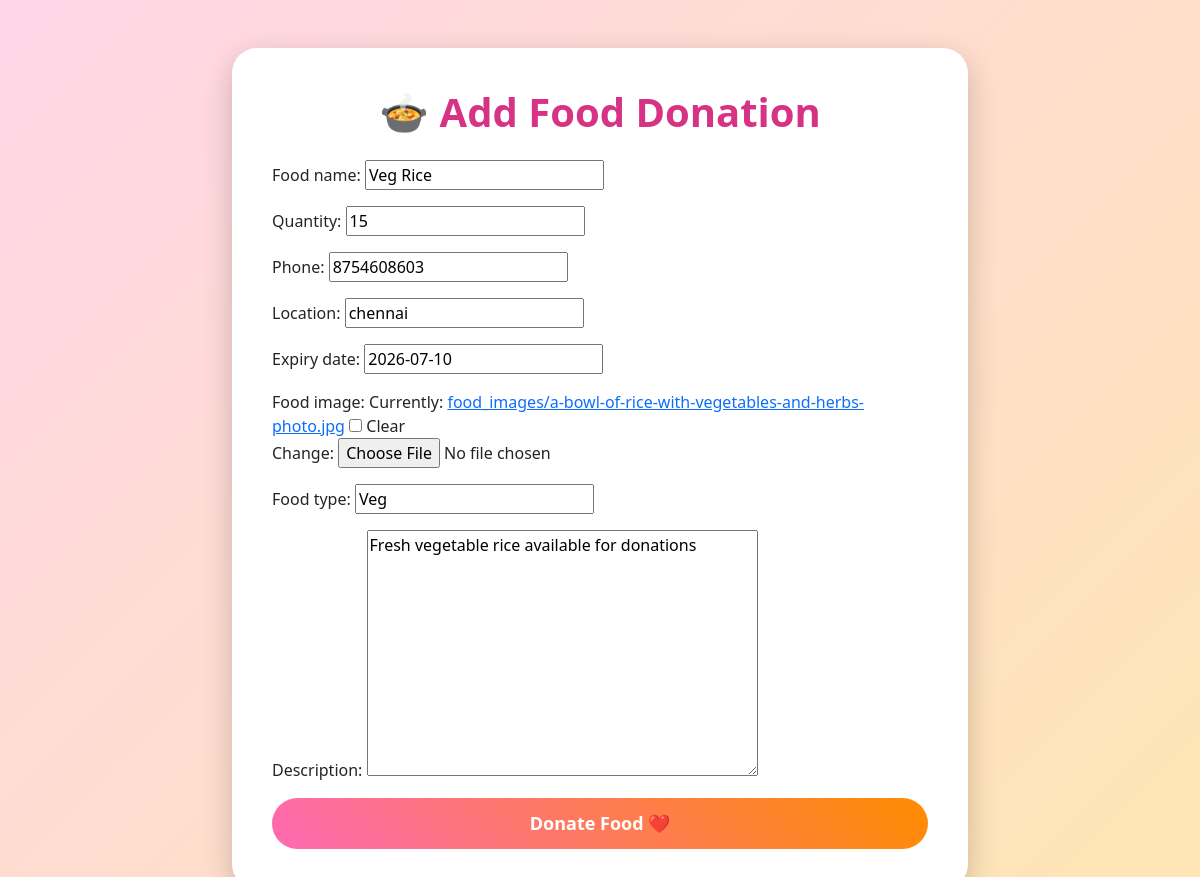
The app's page /edit/12/ with its own data.
### donations/models.py (models this page shows, shortened)
class FoodDonation(models.Model):
    donor = models.ForeignKey(User, on_delete=models.CASCADE, null=True, blank=True)
    food_name = models.CharField(max_length=100)
    quantity = models.IntegerField()
    donor_name = models.CharField(max_length=100)
    phone = models.CharField(max_length=15)
    location = models.CharField(max_length=100)
    expiry_date = models.DateField()
    food_image =models.ImageField(upload_to='food_images/', blank=True, null=True)
    food_type = models.CharField(max_length=50, default="Veg")
    description = models.TextField(blank=True)
    created_at = models.DateTimeField(auto_now_add=True)
    receiver_name = models.CharField(max_length=100, blank=True)
    receiver_phone = models.CharField(max_length=15, blank=True)
    STATUS_CHOICES = [
        ("Available", "Available"),
        ("Requested", "Requested"),
        ("Collected", "Collected"),
    ]
    status = models.CharField(
        max_length=20,
        choices=STATUS_CHOICES,
        default="Available"
    )

### donations/views.py (the view)
# urls.py: path('edit/<int:id>/', views.edit_donation, name='edit_donation'),
def edit_donation(request, id):
    donation = FoodDonation.objects.get(id=id)
    if request.method == 'POST':
        form = FoodDonationForm(request.POST,request.FILES, instance=donation)
        if form.is_valid():
            try:
                form.save()
                print("SAVE SUCCESS")
                return redirect('/')
            except Exception as e:
                print("ERROR =", e)
    else:
        form = FoodDonationForm(instance=donation)
    return render(request, 'donations/add_donation.html', {
        'form': form
    })

### donations/forms.py (shortened to what this page needs)
class FoodDonationForm(forms.ModelForm):
    class Meta:
        model = FoodDonation
        fields = [
            'food_name',
            'quantity',
            'phone',
            'location',
            'expiry_date',
            'food_image',
            'food_type',
            'description',
        ]

### donations/templates/donations/add_donation.html (shortened to what this page needs)
<!DOCTYPE html>
<html>
<head>
    <link href="https://cdn.jsdelivr.net/npm/bootstrap@5.3.3/dist/css/bootstrap.min.css" rel="stylesheet">
</head>
<body>
<div class="container mt-5">
    <div class="row justify-content-center">
        <div class="col-md-8">
            <div class="form-card">
                <h1 class="text-center title mb-4">
                    🍲 Add Food Donation
                </h1>
                <form method="POST" enctype="multipart/form-data">
                    {{ form.as_p }}
                    <button type="submit" class="submit-btn">
                        Donate Food ❤️
                    </button>
                </form>
            </div>
        </div>
    </div>
</div>
</body>
</html>

### donations/templates/donations/add_donation.html (style rules this page uses)
body { background: linear-gradient(135deg,#ffd6e7,#ffe5b4); min-height:100vh; }
.form-card { background:white; border-radius:25px; padding:40px; box-shadow:0px 10px 30px rgba(0,0,0,0.2); }
.title { color:#d63384; font-weight:bold; }
.submit-btn { background:linear-gradient(45deg,#ff69b4,#ff8c00); border:none; color:white; padding:12px; font-size:18px; border-radius:50px; width:100%; font-weight:bold; }

### records on screen
FoodDonation: food_name "Veg Rice", quantity "15", phone "8754608603", location "chennai", expiry_date "2026-07-10", food_type "Veg", description "Fresh vegetable rice available for donations"
